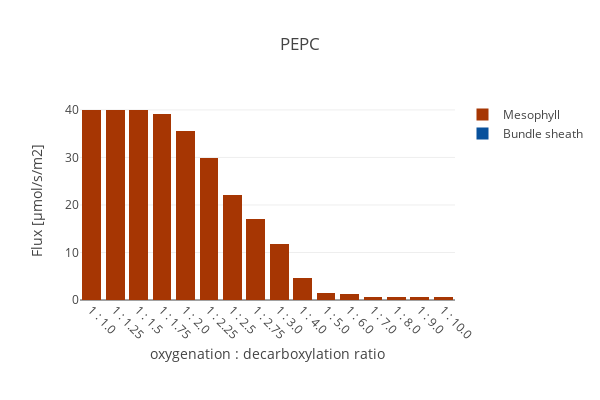

Notebook source saved alongside this figure:
### Code cell
create_bar_plot_rxn(D_fba, D_exp,
                    {'[M]_PEPC2_c': 'Mesophyll', '[B]_PEPC2_c': 'Bundle sheath'},
                    'PEPC', 'oxygenation : decarboxylation ratio',
                     stacked = True, save_fig=save_fig)

### Figure 1 — Plotly figure (JSON) as saved in the notebook; plotly's stock layout.template omitted (floating-point values rounded to 4 significant figures)
{"data": [{"marker": {"color": "rgb(8,81,156)"}, "name": "Bundle sheath", "type": "bar", "uid": "082cf0bf-b587-4f00-be94-8d887fed0ad7", "x": ["1 : 1.0", "1 : 1.25", "1 : 1.5", "1 : 1.75", "1 : 2.0", "1 : 2.25", "1 : 2.5", "1 : 2.75", "1 : 3.0", "1 : 4.0", "1 : 5.0", "1 : 6.0", "1 : 7.0", "1 : 8.0", "1 : 9.0", "1 : 10.0"], "y": [0, 0, 0, 0, 0, 0, 0, 0, 0, 0, 0, 0, 0, 0, 0, 0]}, {"marker": {"color": "rgb(166,54,3)"}, "name": "Mesophyll", "type": "bar", "uid": "80d8f7bc-482a-4a3b-bb3a-708bab45e877", "x": ["1 : 1.0", "1 : 1.25", "1 : 1.5", "1 : 1.75", "1 : 2.0", "1 : 2.25", "1 : 2.5", "1 : 2.75", "1 : 3.0", "1 : 4.0", "1 : 5.0", "1 : 6.0", "1 : 7.0", "1 : 8.0", "1 : 9.0", "1 : 10.0"], "y": [39.99, 39.99, 39.99, 39.14, 35.62, 29.88, 22.13, 17.15, 11.89, 4.65, 1.566, 1.29, 0.646, 0.5321, 0.5321, 0.5321]}], "layout": {"barmode": "stack", "height": 400, "margin": {"b": 100}, "title": {"text": "PEPC"}, "width": 600, "xaxis": {"tickangle": 45, "title": {"text": "oxygenation : decarboxylation ratio"}}, "yaxis": {"autorange": true, "title": {"text": "Flux [µmol/s/m2]"}}}}
